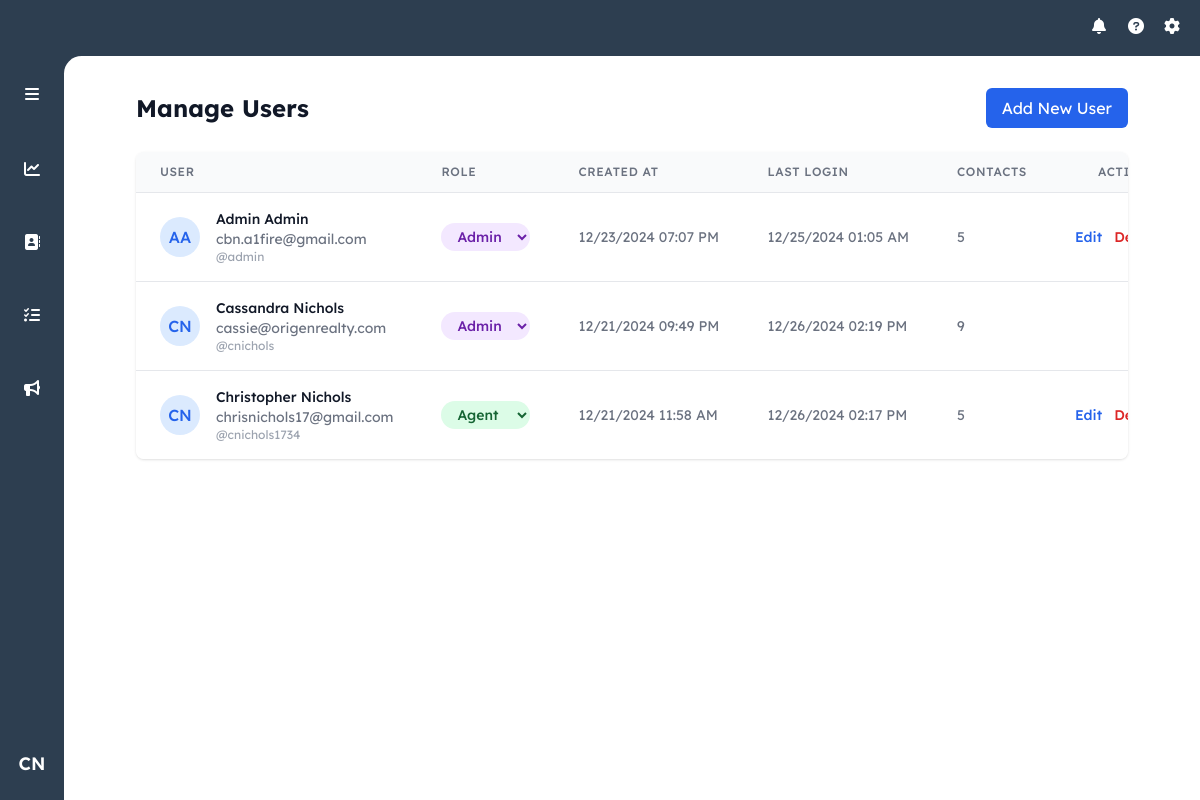
/manage-users (signed in), run on an earlier commit of the app's database.
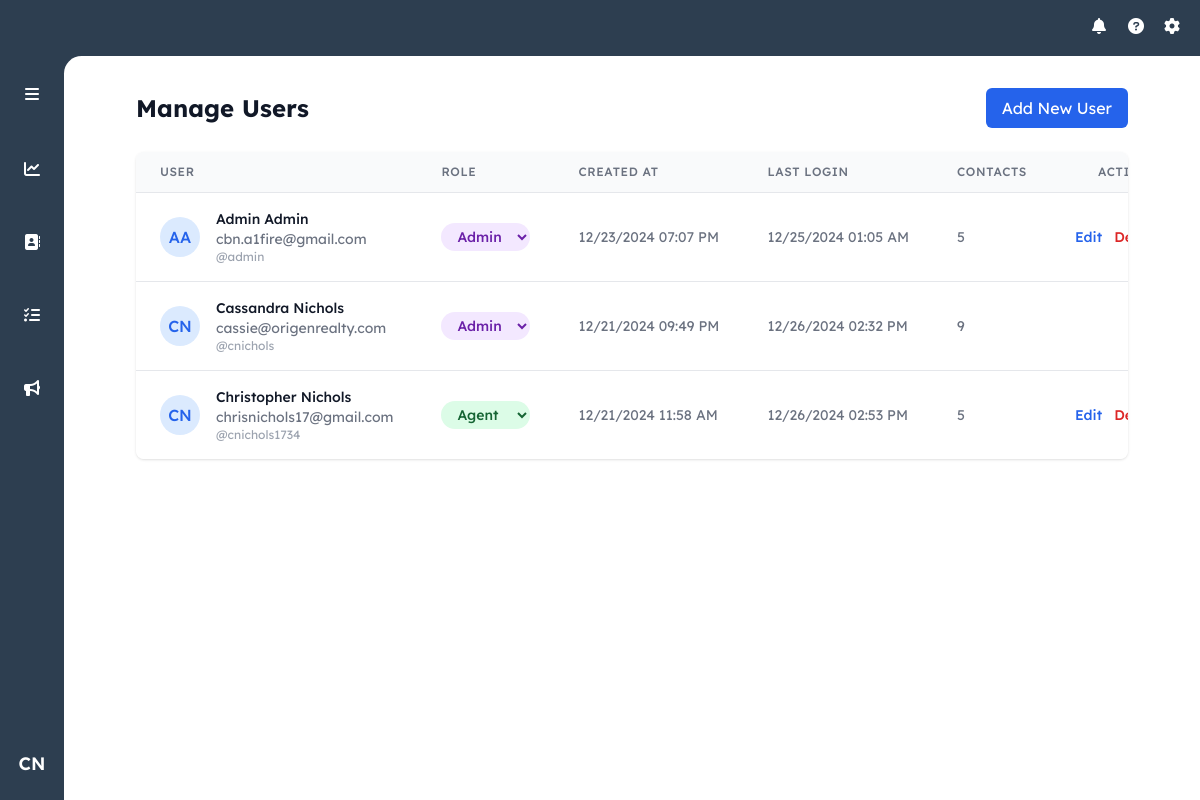
And on a later commit of the database.
### models.py (models this page shows, shortened)
class User(UserMixin, db.Model):
    id = db.Column(db.Integer, primary_key=True)
    username = db.Column(db.String(80), unique=True, nullable=False)
    email = db.Column(db.String(120), unique=True, nullable=False)
    password_hash = db.Column(db.String(128))
    first_name = db.Column(db.String(80), nullable=False)
    last_name = db.Column(db.String(80), nullable=False)
    role = db.Column(db.String(20), nullable=False, default='agent')
    created_at = db.Column(db.DateTime, nullable=False, default=datetime.utcnow)
    last_login = db.Column(db.DateTime)

### routes/auth.py (the view)
@auth_bp.route('/manage-users')
@login_required
@admin_required
def manage_users():
    users = User.query.order_by(User.created_at.desc()).all()
    return render_template('manage_users.html', users=users, format_datetime=format_datetime_cst)

### app.py (called while the page is built)
def create_app():
    app = Flask(__name__)
    app.config.from_object('config.Config')
    db.init_app(app)
    login_manager = LoginManager()
    login_manager.init_app(app)
    login_manager.login_view = 'auth.login'
    app.jinja_env.filters['abs'] = abs
    mail = Mail()
    mail.init_app(app)
    @login_manager.user_loader
    def load_user(user_id):
        return User.query.get(int(user_id))
    register_blueprints(app)
    return app

### routes/auth.py (called while the page is built)
def format_datetime_cst(utc_dt):
    if not utc_dt:
        return 'Never'
    central = pytz.timezone('America/Chicago')
    if utc_dt.tzinfo is None:
        utc_dt = pytz.utc.localize(utc_dt)
    central_dt = utc_dt.astimezone(central)
    return central_dt.strftime('%m/%d/%Y %I:%M %p')

def admin_required(f):
    @wraps(f)
    def decorated_function(*args, **kwargs):
        if not current_user.is_authenticated or current_user.role != 'admin':
            flash('You do not have permission to access this page.', 'error')
            return redirect(url_for('main.index'))
        return f(*args, **kwargs)
    return decorated_function

@auth_bp.before_request
def update_last_login():
    if current_user.is_authenticated:
        current_user.last_login = datetime.utcnow()
        try:
            db.session.commit()
        except:
            db.session.rollback()

### templates/manage_users.html
{% extends "base.html" %}
{% block content %}
<div class="container mx-auto px-4 py-8">
    <div class="max-w-6xl mx-auto">
        <div class="flex justify-between items-center mb-6">
            <h1 class="text-2xl font-bold text-gray-900">Manage Users</h1>
            <a href="{{ url_for('auth.register') }}" class="bg-blue-600 text-white px-4 py-2 rounded-md hover:bg-blue-700">
                Add New User
            </a>
        </div>
        <div class="bg-white rounded-lg shadow overflow-hidden">
            <table class="min-w-full divide-y divide-gray-200">
                <thead class="bg-gray-50">
                    <tr>
                        <th class="px-6 py-3 text-left text-xs font-medium text-gray-500 uppercase tracking-wider">
                            User
                        </th>
                        <th class="px-6 py-3 text-left text-xs font-medium text-gray-500 uppercase tracking-wider">
                            Role
                        </th>
                        <th class="px-6 py-3 text-left text-xs font-medium text-gray-500 uppercase tracking-wider">
                            Created At
                        </th>
                        <th class="px-6 py-3 text-left text-xs font-medium text-gray-500 uppercase tracking-wider">
                            Last Login
                        </th>
                        <th class="px-6 py-3 text-left text-xs font-medium text-gray-500 uppercase tracking-wider">
                            Contacts
                        </th>
                        <th class="px-6 py-3 text-right text-xs font-medium text-gray-500 uppercase tracking-wider">
                            Actions
                        </th>
                    </tr>
                </thead>
                <tbody class="bg-white divide-y divide-gray-200">
                    {% for user in users %}
                    <tr class="hover:bg-gray-50">
                        <td class="px-6 py-4 whitespace-nowrap">
                            <div class="flex items-center">
                                <div class="flex-shrink-0 h-10 w-10 rounded-full bg-blue-100 flex items-center justify-center">
                                    <span class="text-blue-600 font-medium">{{ user.first_name[0] }}{{ user.last_name[0] }}</span>
                                </div>
                                <div class="ml-4">
                                    <div class="text-sm font-medium text-gray-900">
                                        {{ user.first_name }} {{ user.last_name }}
                                    </div>
                                    <div class="text-sm text-gray-500">
                                        {{ user.email }}
                                    </div>
                                    <div class="text-xs text-gray-400">
                                        @{{ user.username }}
                                    </div>
                                </div>
                            </div>
                        </td>
                        <td class="px-6 py-4 whitespace-nowrap">
                            <form method="POST" action="{{ url_for('auth.update_user_role', user_id=user.id) }}" class="inline-flex">
                                <select name="role"
                                        onchange="this.form.submit()"
                                        class="text-sm rounded-full px-3 py-1 font-medium
                                        {% if user.role == 'admin' %}
                                            bg-purple-100 text-purple-800
                                        {% else %}
                                            bg-green-100 text-green-800
                                        {% endif %}
                                        border-0 cursor-pointer hover:bg-opacity-75">
                                    <option value="agent" {% if user.role == 'agent' %}selected{% endif %}>Agent</option>
                                    <option value="admin" {% if user.role == 'admin' %}selected{% endif %}>Admin</option>
                                </select>
                            </form>
                        </td>
                        <td class="px-6 py-4 whitespace-nowrap text-sm text-gray-500">
                            {{ format_datetime(user.created_at) }}
                        </td>
                        <td class="px-6 py-4 whitespace-nowrap text-sm text-gray-500">
                            {{ format_datetime(user.last_login) }}
                        </td>
                        <td class="px-6 py-4 whitespace-nowrap text-sm text-gray-500">
                            {{ user.contacts|length }}
                        </td>
                        <td class="px-6 py-4 whitespace-nowrap text-right text-sm font-medium">
                            <div class="flex justify-end space-x-3">
                                <a href="{{ url_for('auth.edit_user', user_id=user.id) }}"
                                   class="text-blue-600 hover:text-blue-900">
                                    Edit
                                </a>
                                {% if user.id != current_user.id %}
                                <form method="POST" action="{{ url_for('auth.delete_user', user_id=user.id) }}" class="inline">
                                    <button type="submit"
                                            onclick="return confirm('Are you sure you want to delete this user?')"
                                            class="text-red-600 hover:text-red-900">
                                        Delete
                                    </button>
                                </form>
                                {% endif %}
                            </div>
                        </td>
                    </tr>
                    {% endfor %}
                </tbody>
            </table>
        </div>
    </div>
</div>
{% endblock %}

### templates/base.html (shortened to what this page needs)
<!DOCTYPE html>
<html lang="en" data-theme="light">
<head>
    <script src="https://cdn.tailwindcss.com"></script>
    <link href="https://cdn.jsdelivr.net/npm/daisyui@4.7.2/dist/full.min.css" rel="stylesheet" type="text/css" />
    <link rel="stylesheet" href="https://cdnjs.cloudflare.com/ajax/libs/font-awesome/6.0.0/css/all.min.css">
</head>
<body class="h-screen flex flex-col bg-[#2d3e50]">
<header class="text-white h-14 items-center justify-end hidden md:flex">
    <div class="flex items-center space-x-4 pr-4 relative">
        {% if current_user.is_authenticated %}
            <i class="fas fa-bell h-5 w-5"></i>
            <i class="fas fa-question-circle h-5 w-5"></i>
            <i class="fas fa-cog h-5 w-5"></i>
        {% else %}
            <a href="{{ url_for('auth.login') }}" class="text-white hover:text-gray-200">
                <i class="fas fa-sign-in-alt h-5 w-5"></i>
            </a>
        {% endif %}
    </div>
</header>
<div class="flex flex-1 overflow-hidden relative">
    <aside id="sidebar" class="w-16 transition-all duration-300 ease-in-out flex-col items-center py-4 z-10 hidden md:flex">
        <div class="w-full flex justify-center mb-8">
            <button id="sidebarToggle" class="p-2.5 rounded-lg hover:bg-[#3d4d63] text-white">
                <i class="fas fa-bars"></i>
            </button>
        </div>
        <div class="relative group mb-8 w-full px-3">
            <a href="{{ url_for('main.dashboard') }}" class="sidebar-link flex items-center p-2.5 rounded-lg hover:bg-[#3d4d63] {% if request.endpoint == 'main.dashboard' %}text-orange-500{% else %}text-white{% endif %}">
                <div class="w-full flex items-center">
                    <div class="flex justify-center w-[24px]">
                        <i class="fas fa-chart-line"></i>
                    </div>
                </div>
            </a>
        </div>
        <div class="relative group mb-8 w-full px-3">
            <a href="{{ url_for('main.index') }}" class="sidebar-link flex items-center p-2.5 rounded-lg hover:bg-[#3d4d63] {% if request.endpoint == 'main.index' %}text-orange-500{% else %}text-white{% endif %}">
                <div class="w-full flex items-center">
                    <div class="flex justify-center w-[24px]">
                        <i class="fas fa-address-book"></i>
                    </div>
                </div>
            </a>
        </div>
        <div class="relative group mb-8 w-full px-3">
            <a href="{{ url_for('tasks.tasks') }}" class="sidebar-link flex items-center p-2.5 rounded-lg hover:bg-[#3d4d63] {% if request.endpoint == 'tasks.tasks' %}text-orange-500{% else %}text-white{% endif %}">
                <div class="w-full flex items-center">
                    <div class="flex justify-center w-[24px]">
                        <i class="fas fa-tasks"></i>
                    </div>
                </div>
            </a>
        </div>
        <div class="relative group mb-8 w-full px-3">
            <a href="{{ url_for('main.marketing') }}" class="sidebar-link flex items-center p-2.5 rounded-lg hover:bg-[#3d4d63] {% if request.endpoint == 'main.marketing' %}text-orange-500{% else %}text-white{% endif %}">
                <div class="w-full flex items-center">
                    <div class="flex justify-center w-[24px]">
                        <i class="fas fa-bullhorn"></i>
                    </div>
                </div>
            </a>
        </div>
        {% if current_user.is_authenticated %}
            <div class="relative group w-full flex justify-center">
                <button
                    id="userIcon"
                    class="w-10 h-10 rounded-full hover:bg-[#3d4d63] text-white flex items-center justify-center text-lg font-semibold transition-colors duration-200"
                >
                    {{ current_user.first_name[0] }}{{ current_user.last_name[0] }}
                </button>
            </div>
        {% endif %}
    </aside>
    <main class="flex-1 overflow-auto bg-white md:absolute inset-0 md:ml-16 md:rounded-tl-[1.1rem] pb-14 md:pb-0 transition-all duration-300" id="mainContent">
        <div class="content-wrapper">
            {% block content %}{% endblock %}
        </div>
    </main>
</div>
</body>
</html>

### templates/base.html (style rules this page uses)
body { font-family: "Lexend Deca", Helvetica, Arial, sans-serif; }
:root { --sidebar-width: 4rem; --sidebar-expanded-width: 11rem; }
#sidebar .sidebar-link { padding: 0.625rem 0.75rem; }

What changed in the data, as far as the page shows it:
changed User "Cassandra": last_login "12/26/2024 02:19 PM" → "12/26/2024 02:32 PM"
changed User "Christopher": last_login "12/26/2024 02:17 PM" → "12/26/2024 02:53 PM"
